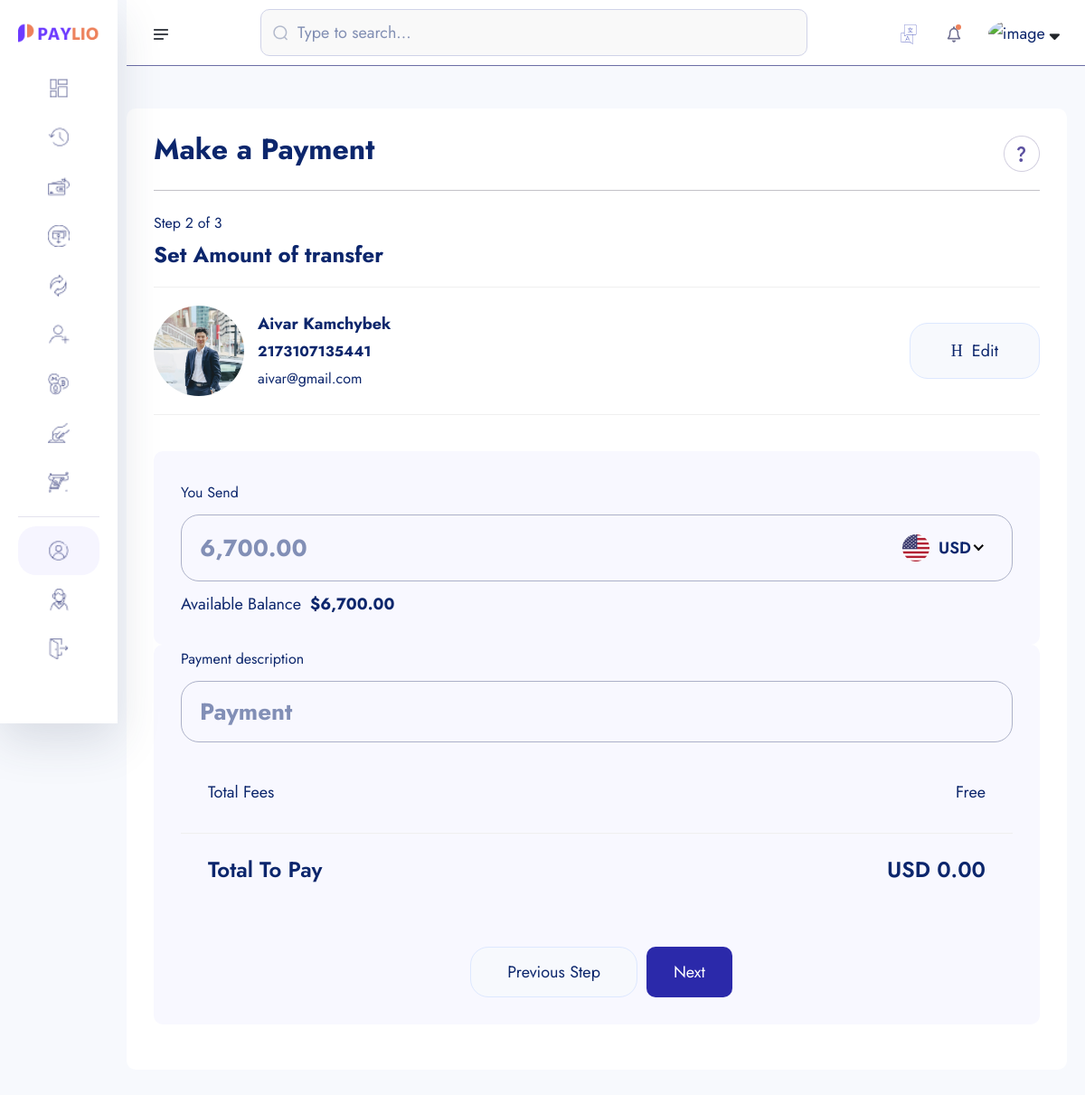
The page /amount-transfer/2173107135441/ (signed in) on the database as committed earlier.
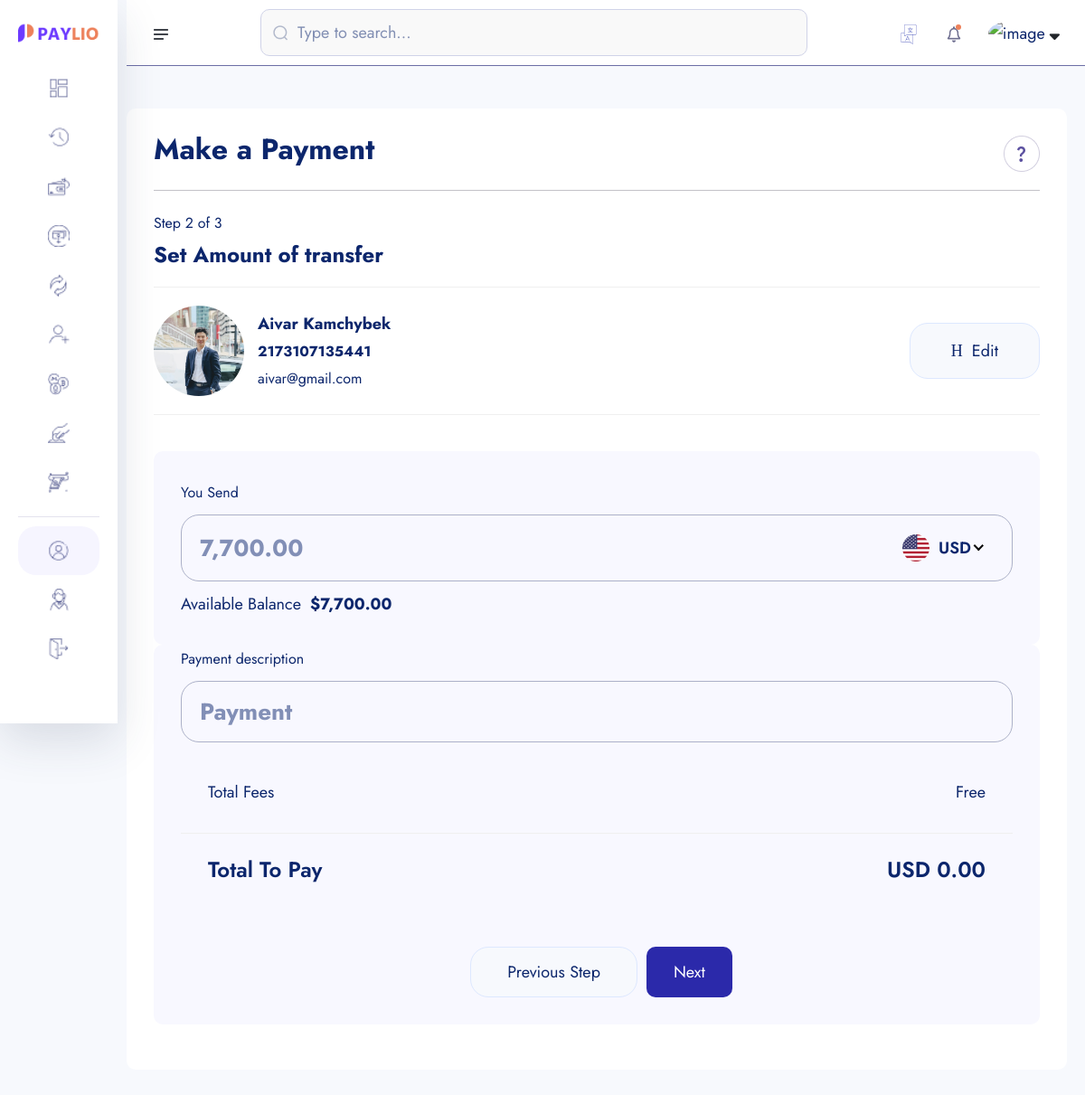
The same page on the database as committed later.
### userauths/models.py (models this page shows, shortened)
class User(AbstractUser):
    username = models.CharField(max_length=100)
    email = models.EmailField(unique=True)
    is_staff = models.BooleanField(default=False)
    is_superuser = models.BooleanField(default=False)
    USERNAME_FIELD = 'email'
    REQUIRED_FIELDS = ['username']

### account/models.py (models this page shows, shortened)
class Account(models.Model):
    id = models.UUIDField(primary_key=True, unique=True, default=uuid.uuid4, editable=False)
    user =  models.OneToOneField(User, on_delete=models.CASCADE)
    account_balance = models.DecimalField(max_digits=12, decimal_places=2, default=0.00) #123 345 789 102
    account_number = ShortUUIDField(unique=True,length=10, max_length=25, prefix="217", alphabet="1234567890") #2175893745837
    account_id = ShortUUIDField(unique=True,length=7, max_length=25, prefix="DEX", alphabet="1234567890") #2175893745837
    pin_number = ShortUUIDField(unique=True,length=4, max_length=7, alphabet="1234567890") #2737
    red_code = ShortUUIDField(unique=True,length=10, max_length=20, alphabet="abcdefgh1234567890") #2737
    account_status = models.CharField(max_length=100, choices=ACCOUNT_STATUS, default="in-active")
    date = models.DateTimeField(auto_now_add=True)
    kyc_submitted = models.BooleanField(default=False)
    kyc_confirmed = models.BooleanField(default=False)
    recommended_by = models.ForeignKey(User, on_delete=models.DO_NOTHING, blank=True, null=True, related_name="recommended_by")
    class Meta:
        ordering = ['-date']

### core/transfer.py (the view)
# urls.py: path("amount-transfer/<account_number>/", transfer.AmountTransfer, name="amount-transfer"),
def AmountTransfer(request, account_number):
    try:
        account = Account.objects.get(account_number=account_number)
    except:
        messages.warning(request, "Account does not exist")
        return redirect("core:search-account")
    context = {
        "account": account,
       }
    return render(request, "transfer/amount-transfer.html", context)

### templates/transfer/amount-transfer.html (shortened to what this page needs)
{% extends "partials/dashboard-base.html" %}
{% load static %}
{% block content %}
{% load humanize %}
    <section class="dashboard-section body-collapse pay step step-2">
        <div class="overlay pt-120">
            <div class="container-fruid">
                <div class="main-content">
                    <div class="head-area d-flex align-items-center justify-content-between">
                        <h4>Make a Payment</h4>
                        <div class="icon-area">
                            <img src="{% static 'assets1/images/icon/support-icon.png' %}" alt="icon">
                        </div>
                    </div>
                    <div class="choose-recipient">
                        <div class="step-area">
                            <span class="mdr">Step 2 of 3</span>
                            <h5>Set Amount of transfer</h5>
                        </div>
                        <div class="user-select">
                            <div class="single-user">
                                <div class="left d-flex align-items-center">
                                    <div class="img-area">
                                        <img src="{{ account.user.kyc.image.url }}" style="width: 100px; height: 100px; border-radius: 50%; object-fit: cover;"  alt="image">
                                    </div>
                                    <div class="text-area">
                                        <p>{{ account.user.kyc.full_name|title }}</p>
                                        <span class="mdr"><b>{{ account.account_number }}</b></span> <br>
                                        <span class="mdr">{{ account.user.email }}</span>
                                    </div>
                                </div>
                                <div class="right">
                                    <a href="{% url 'core:search-account' %}">
                                        <i class="icon-h-edit"></i>
                                        Edit
                                    </a>
                                </div>
                            </div>
                        </div>
                    </div>
                    <form action="{% url 'core:amount-transfer-process' account.account_number %}" method="POST">
                        <div class="send-banance">
                            <span class="mdr">You Send</span>
                            <div class="input-area">
                                <input class="xxlr" onkeyup = "CalculateBalance()" placeholder="{{request.user.account.account_balance | intcomma  }}" type="number" name = "amount-send" id = "amount-send">
                            </div>
                            <p>Available Balance<b>${{request.user.account.account_balance|intcomma}}</b></p>
                        </div>
                        <div class="send-banance pt-0 my-0">
                            <span class="mdr">Payment description</span>
                            <div class="input-area">
                                <input class="xxlr" onkeyup = "CalculateBalance()" placeholder="Payment" type="text" name = "description" >
                            </div>
                        <ul class="total-fees">
                            <li>Total Fees</li>
                            <li>Free</li>
                        </ul>
                        <ul class="total-fees pay">
                            <li>
                                <h5>Total To Pay</h5>
                            </li>
                            <li>
                                <h5 id="total-to-pay">USD 0.00</h5>
                            </li>
                        </ul>
                        <div class="footer-area mt-40">
                            <a href="pay-step-1.html">Previous Step</a>
                            <button type="submit" style="padding: 10px 30px; border-radius: 10px; background: rgb(43, 41, 170); color: #ffff;" class="active">Next</button>
                        </div>
                    </form>
                </div>
            </div>
        </div>
    </section>
    {% endblock content %}

Rows that differ between the two databases and show on the page:
changed through a linked row, User: amount-send "6,700.00" → "7,700.00"; user.account.account_balance "6,700.00" → "7,700.00"
